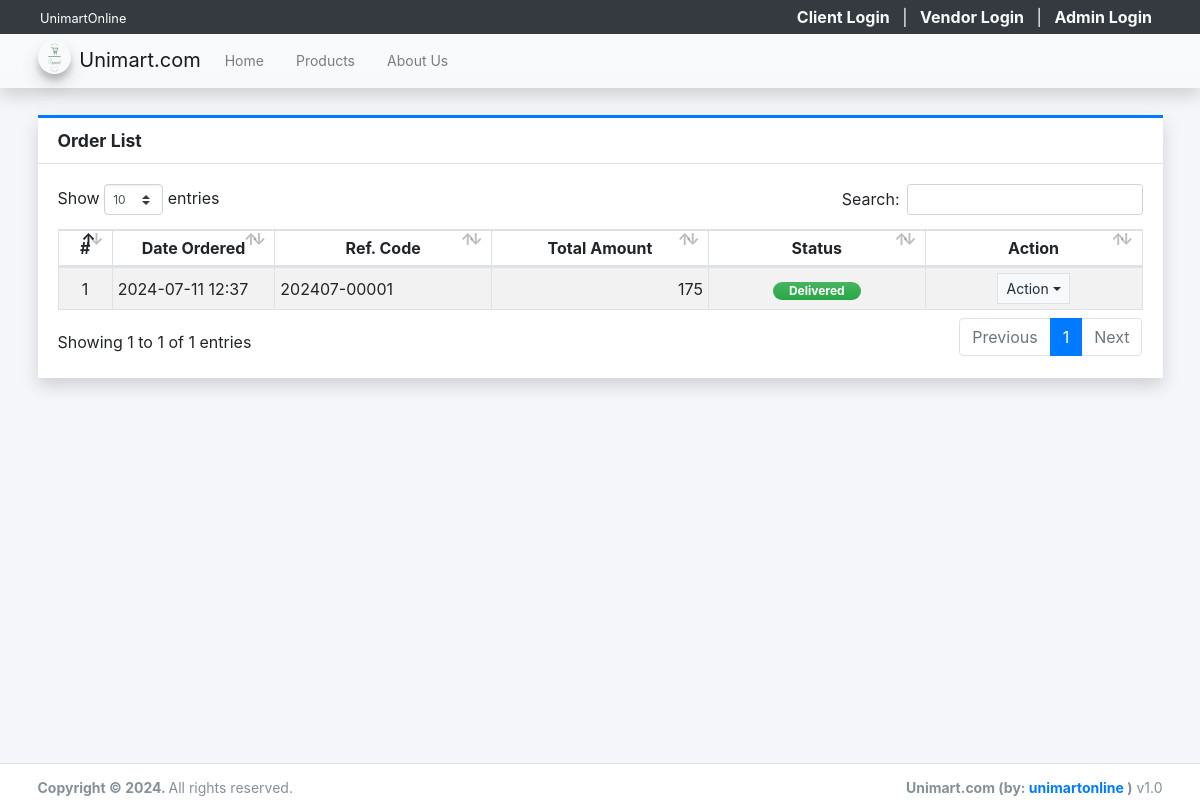
Screenshot of /orders/ with the database file from the repository.
### tables this page shows
CREATE TABLE `order_list` (
  `id` int(30) NOT NULL,
  `code` varchar(100) NOT NULL,
  `client_id` int(30) NOT NULL,
  `vendor_id` int(30) NOT NULL,
  `total_amount` double NOT NULL DEFAULT 0,
  `delivery_address` text NOT NULL,
  `status` tinyint(1) NOT NULL DEFAULT 0,
  `date_created` datetime NOT NULL DEFAULT current_timestamp(),
  `date_updated` datetime DEFAULT NULL ON UPDATE current_timestamp()
);

### config.php (called while the page is built, shortened)
<?php
function format_num($number = 0, $max_decimal = ''){
    if(is_numeric($number)){
        $ex = explode('.',$number);
        $dec = isset($ex[1]) ? strlen($ex[1]) : 0;
        if(empty($max_decimal) || (is_numeric($max_decimal) && $max_decimal >= $dec)){
            return number_format($number,$dec);
        }else{
            if(is_numeric($max_decimal))
                return number_format($number,$max_decimal);
            else
                return "Invalid Maximum Decimal";
        }
    }else{
        return "Invalid Number";
    }
}
?>

### admin/orders/index.php (the view, shortened to what this page needs)
<div class="content py-3">
    <div class="card card-outline card-primary rounded-0 shadow">
        <div class="card-header">
            <h5 class="card-title"><b>Order List</b></h5>
        </div>
        <div class="card-body">
            <div class="w-100 overflow-auto">
            <table class="table table-bordered table-striped">
                <colgroup>
                    <col width="5%">
                    <col width="15%">
                    <col width="20%">
                    <col width="20%">
                    <col width="20%">
                    <col width="20%">
                </colgroup>
                <thead>
                    <tr>
                        <th class="p1 text-center">#</th>
                        <th class="p1 text-center">Date Ordered</th>
                        <th class="p1 text-center">Ref. Code</th>
                        <th class="p1 text-center">Total Amount</th>
                        <th class="p1 text-center">Status</th>
                        <th class="p1 text-center">Action</th>
                    </tr>
                </thead>
                <tbody>
                    <?php
                    $i = 1;
                    $orders = $conn->query("SELECT * FROM `order_list` order by `status` asc,unix_timestamp(date_created) desc ");
                    while($row = $orders->fetch_assoc()):
                    ?>
                    <tr>
                        <td class="px-2 py-1 align-middle text-center"><?= $i++; ?></td>
                        <td class="px-2 py-1 align-middle"><?= date("Y-m-d H:i", strtotime($row['date_created'])) ?></td>
                        <td class="px-2 py-1 align-middle"><?= $row['code'] ?></td>
                        <td class="px-2 py-1 align-middle text-right"><?= format_num($row['total_amount']) ?></td>
                        <td class="px-2 py-1 align-middle text-center">
                            <?php
                                switch($row['status']){
                                    case 4:
                                        echo '<span class="badge badge-success bg-gradient-success px-3 rounded-pill">Delivered</span>';
                                        break;
                                }
                            ?>
                        </td>
                        <td class="px-2 py-1 align-middle text-center">
                            <button type="button" class="btn btn-flat border btn-light btn-sm dropdown-toggle dropdown-icon" data-toggle="dropdown">
                                Action
                            </button>
                        </td>
                    </tr>
                    <?php endwhile; ?>
                </tbody>
            </table>
            </div>
        </div>
    </div>
</div>

### rows the page displays
order_list: date_created "2024-07-11 12:37", code "202407-00001", total_amount "175", status "Delivered"

### other values shown
$_settings->info('name') "UnimartOnline"
$_settings->info('short_name') "Unimart.com"
